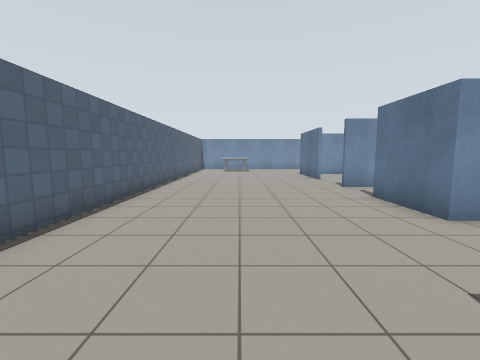
view 1 (above)

12 first-person views from a walk through a world built for the Gazebo simulator. The camera is 1.2 m above the floor, tilts 6° down and sees 90° across. The floor is counted in squares, 1 m on a side. Each view is taken from the middle of a square. On the plan, view 1 faces up. The plan holds only what a view shows up to about 11 squares ahead; the rest is blank. The robots in the file are not drawn. Gazebo's built-in surfaces are drawn with simple patterns.

view 2
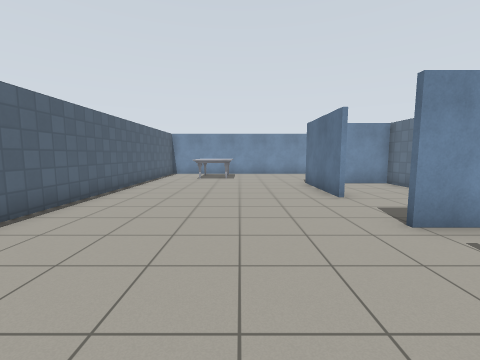

view 3
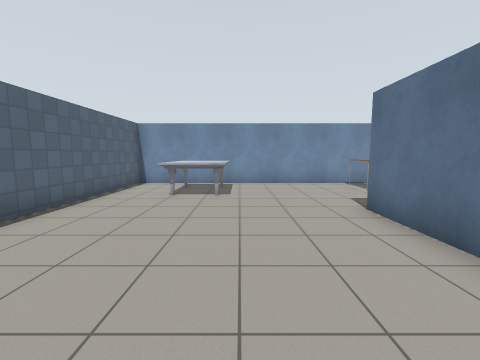

view 4
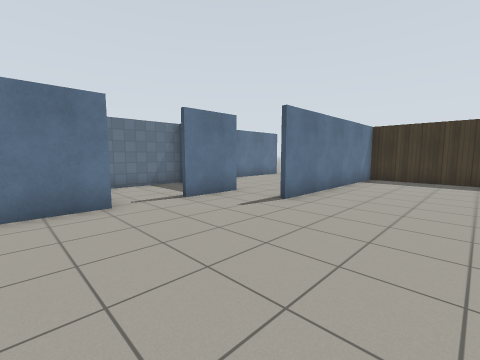

view 5
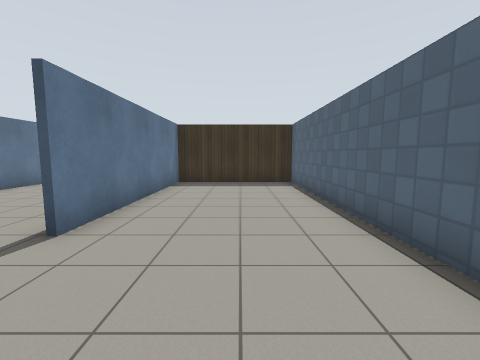

view 6
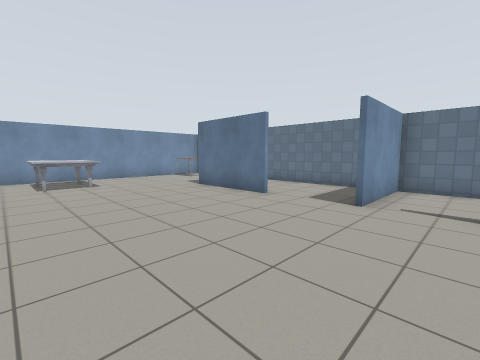

view 7
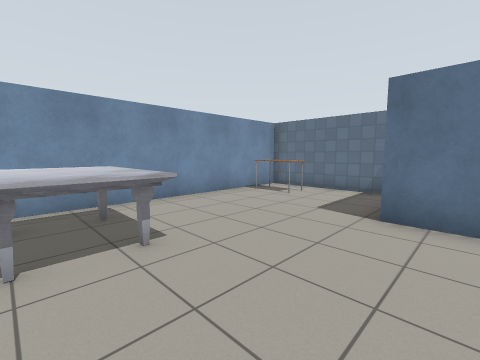

view 8
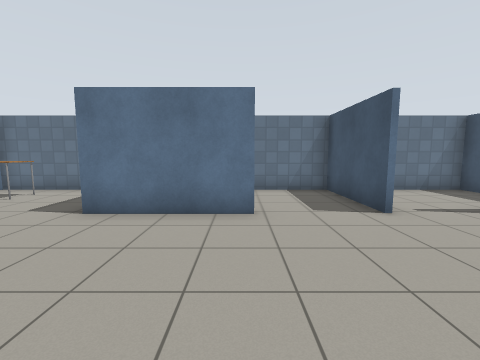

view 9
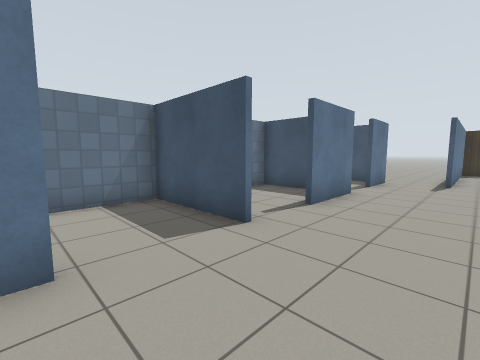

view 10
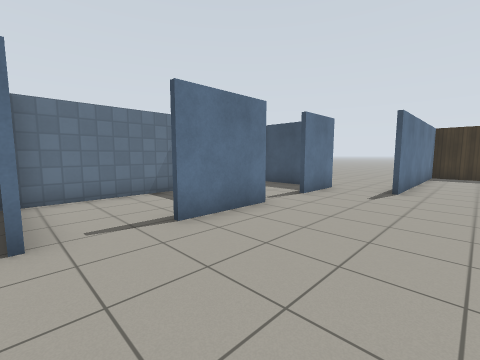

view 11
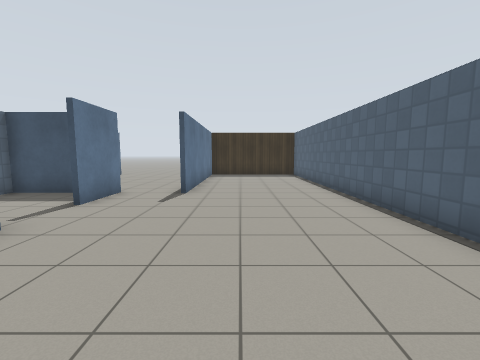

view 12
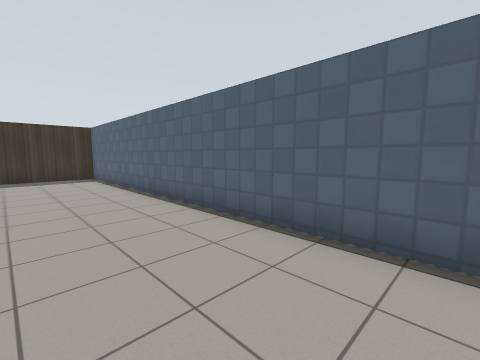

### Floor plan
Points are (right, up) in squares from view 1. A wall is a line through its corners. A room is listed if a view was taken in it or the views show most of it. See-through windows are left out.
Room 1 (views 1, 2, 3, 4, 5, 6, 7, 8, 9, 10, 11, 12)
walls: (3.8, 11.6) (3.8, 15.3); (3.8, 4.3) (3.8, 6.9); (3.8, 0.3) (3.8, 2.4); (7.2, 16) (7.2, 20.2) (-3.3, 20.2) (-3.3, -6.5) (1.7, -6.5) (1.7, 0.6)
ways out: opening at (4, 10.5) to room 2; opening at (4, 7.5) to room 3; opening at (4, 3) to room 4; opening at (3, 0)
objects: marble table (-1, 17) to (0, 19); table (6, 18) to (6, 19)
Room 2 (no view inside)
walls: (3.7, 9) (7.2, 9) (7.2, 15.1) (5.4, 15.1)
ways out: opening at (4, 10.5) to room 1
Room 3 (no view inside)
walls: (5.2, 4.4) (7.2, 4.4) (7.2, 8.9) (3.7, 8.9)
ways out: opening at (4, 7.5) to room 1
Room 4 (no view inside)
walls: (4.5, 0.5) (7.2, 0.5) (7.2, 3.4); (4.4, 4.3) (3.8, 4.3)
ways out: opening at (4, 3) to room 1

Where each view was taken, in squares from view 1:
view 1: 0 up, 0 right, facing up
view 2: 5 up, 1 right, facing up
view 3: 10 up, 1 right, facing up
view 4: 6 up, 2 left, facing down-right
view 5: 4 up, 1 left, facing down
view 6: 7 up, 2 left, facing up-right
view 7: 14 up, 1 left, facing up-right
view 8: 12 up, 1 left, facing right
view 9: 12 up, 1 right, facing down-right
view 10: 9 up, 0 right, facing down-right
view 11: 8 up, 0 right, facing down
view 12: 7 up, 0 right, facing down-left
